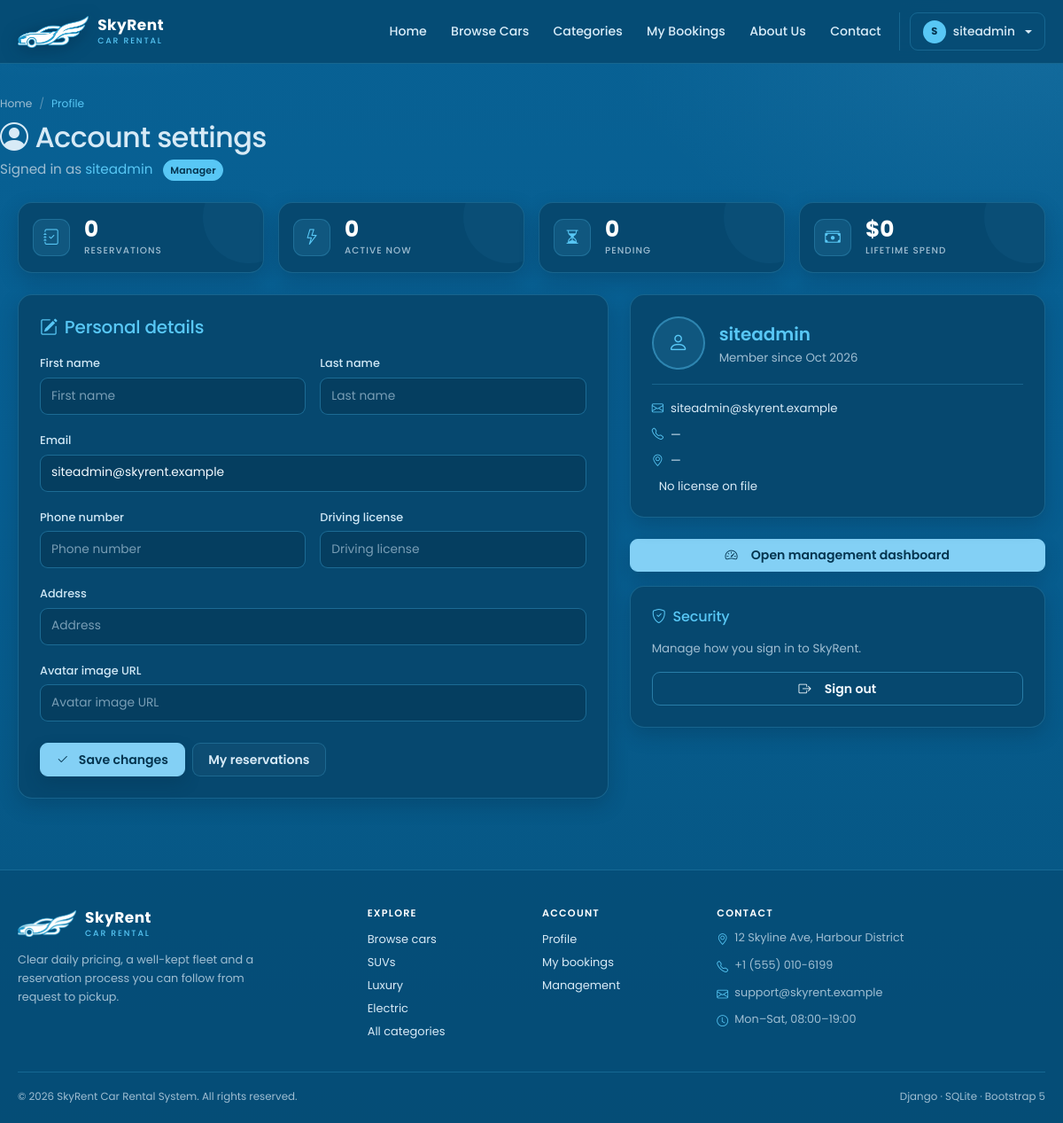
Screenshot of /accounts/profile/ (signed in) with the database file from the repository.
### accounts/models.py (models this page shows, shortened)
class Profile(models.Model):
    ROLE_CUSTOMER = "customer"
    ROLE_MANAGER = "manager"
    ROLE_CHOICES = [
        (ROLE_CUSTOMER, "Customer"),
        (ROLE_MANAGER, "Manager / Admin"),
    ]
    user = models.OneToOneField(
        settings.AUTH_USER_MODEL,
        on_delete=models.CASCADE,
        related_name="profile",
    )
    role = models.CharField(max_length=20, choices=ROLE_CHOICES, default=ROLE_CUSTOMER)
    phone = models.CharField(max_length=30, blank=True)
    address = models.CharField(max_length=255, blank=True)
    license_number = models.CharField(
        max_length=50,
        blank=True,
        help_text="Driving license number (optional)",
    )
    avatar_url = models.URLField(
        blank=True,
        help_text="Optional URL to a profile picture",
    )
    api_user_id = models.CharField(max_length=100, blank=True, null=True)
    created_at = models.DateTimeField(auto_now_add=True)
    class Meta:
        ordering = ["-created_at"]
    @property
    def is_manager(self):
        return (
            self.role == self.ROLE_MANAGER
            or self.user.is_superuser
            or self.user.is_staff
        )
    @property
    def display_name(self):
        full_name = self.user.get_full_name()
        return full_name or self.user.username

### accounts/views.py (the view)
# urls.py: path("profile/", views.profile, name="profile"),
@login_required
def profile(request):
    if request.method == "POST":
        form = ProfileForm(request.POST, instance=request.user.profile, user=request.user)
        if form.is_valid():
            form.save()
            messages.success(request, "Your profile has been updated.")
            return redirect("accounts:profile")
    else:
        form = ProfileForm(instance=request.user.profile, user=request.user)
    reservations = Booking.objects.for_user(request.user)
    stats = {
        "total": reservations.count(),
        "active": reservations.filter(status=Booking.STATUS_ACTIVE).count(),
        "pending": reservations.filter(status=Booking.STATUS_PENDING).count(),
        "completed": reservations.filter(status=Booking.STATUS_COMPLETED).count(),
        "lifetime_value": sum(
            b.total_price for b in reservations.filter(status__in=[Booking.STATUS_ACTIVE, Booking.STATUS_COMPLETED])
        ),
    }
    context = {"form": form, "stats": stats, "profile": request.user.profile}
    return render(request, "accounts/profile.html", context)

### accounts/forms.py (shortened to what this page needs)
class ProfileForm(StyledFormMixin, forms.ModelForm):
    first_name = forms.CharField(max_length=150, required=True, label="First name")
    last_name = forms.CharField(max_length=150, required=True, label="Last name")
    email = forms.EmailField(required=True)
    class Meta:
        model = Profile
        fields = ["phone", "address", "license_number", "avatar_url"]
        labels = {
            "phone": "Phone number",
            "address": "Address",
            "license_number": "Driving license",
            "avatar_url": "Avatar image URL",
        }
    def __init__(self, *args, **kwargs):
        self.user = kwargs.pop("user", None)
        super().__init__(*args, **kwargs)
        if self.user:
            self.fields["first_name"].initial = self.user.first_name
            self.fields["last_name"].initial = self.user.last_name
            self.fields["email"].initial = self.user.email
        self.order_fields(["first_name", "last_name", "email"] + list(self.fields.keys()))

### bookings/models.py (called while the page is built)
    def for_user(self, user):
        return self.filter(user=user)

### templates/accounts/profile.html (shortened to what this page needs)
{% extends "base.html" %}
{% block content %}
<div class="container page-head">
  <nav aria-label="breadcrumb">
    <ol class="breadcrumb">
      <li class="breadcrumb-item"><a href="{% url 'cars:home' %}">Home</a></li>
      <li class="breadcrumb-item active">Profile</li>
    </ol>
  </nav>
  <h1 class="h2 mt-2 mb-1"><i class="bi bi-person-circle me-2"></i>Account settings</h1>
  <p class="text-dim mb-0">Signed in as <span class="text-accent">{{ user.username }}</span>
    {% if profile.is_manager %}<span class="badge badge-active ms-2">Manager</span>{% else %}<span class="badge badge-pending ms-2">Customer</span>{% endif %}
  </p>
</div>
<div class="container pb-4">
  <div class="row g-3 mb-4">
    <div class="col-6 col-lg-3">
      <div class="card stat-card p-3">
        <div class="d-flex align-items-center gap-3">
          <div class="stat-icon"><i class="bi bi-journal-check"></i></div>
          <div>
            <div class="stat-value">{{ stats.total }}</div>
            <div class="stat-label">Reservations</div>
          </div>
        </div>
      </div>
    </div>
    <div class="col-6 col-lg-3">
      <div class="card stat-card p-3">
        <div class="d-flex align-items-center gap-3">
          <div class="stat-icon"><i class="bi bi-lightning"></i></div>
          <div>
            <div class="stat-value">{{ stats.active }}</div>
            <div class="stat-label">Active now</div>
          </div>
        </div>
      </div>
    </div>
    <div class="col-6 col-lg-3">
      <div class="card stat-card p-3">
        <div class="d-flex align-items-center gap-3">
          <div class="stat-icon"><i class="bi bi-hourglass-split"></i></div>
          <div>
            <div class="stat-value">{{ stats.pending }}</div>
            <div class="stat-label">Pending</div>
          </div>
        </div>
      </div>
    </div>
    <div class="col-6 col-lg-3">
      <div class="card stat-card p-3">
        <div class="d-flex align-items-center gap-3">
          <div class="stat-icon"><i class="bi bi-cash-stack"></i></div>
          <div>
            <div class="stat-value">${{ stats.lifetime_value|floatformat:0 }}</div>
            <div class="stat-label">Lifetime spend</div>
          </div>
        </div>
      </div>
    </div>
  </div>
  <div class="row g-4">
    <div class="col-lg-7">
      <div class="card p-4">
        <h2 class="h5 text-accent mb-3"><i class="bi bi-pencil-square me-2"></i>Personal details</h2>
        <form method="post" novalidate>
          <div class="row g-3">
            <div class="col-sm-6">
              <label class="form-label" for="{{ form.first_name.id_for_label }}">First name</label>
              {{ form.first_name }}
            </div>
            <div class="col-sm-6">
              <label class="form-label" for="{{ form.last_name.id_for_label }}">Last name</label>
              {{ form.last_name }}
            </div>
            <div class="col-12">
              <label class="form-label" for="{{ form.email.id_for_label }}">Email</label>
              {{ form.email }}
            </div>
            <div class="col-sm-6">
              <label class="form-label" for="{{ form.phone.id_for_label }}">Phone number</label>
              {{ form.phone }}
            </div>
            <div class="col-sm-6">
              <label class="form-label" for="{{ form.license_number.id_for_label }}">Driving license</label>
              {{ form.license_number }}
            </div>
            <div class="col-12">
              <label class="form-label" for="{{ form.address.id_for_label }}">Address</label>
              {{ form.address }}
            </div>
            <div class="col-12">
              <label class="form-label" for="{{ form.avatar_url.id_for_label }}">Avatar image URL</label>
              {{ form.avatar_url }}
            </div>
          </div>
          <div class="d-flex gap-2 mt-4">
            <button type="submit" class="btn btn-accent"><i class="bi bi-check2 me-1"></i>Save changes</button>
            <a href="{% url 'bookings:my_bookings' %}" class="btn btn-ghost">My reservations</a>
          </div>
        </form>
      </div>
    </div>
    <div class="col-lg-5">
      <div class="card p-4 mb-4">
        <div class="d-flex align-items-center gap-3">
          <div class="auth-avatar">
            <i class="bi bi-person"></i>
          </div>
          <div>
            <div class="fw-semibold text-accent fs-5">{{ profile.display_name }}</div>
            <div class="small text-dim">Member since {{ profile.created_at|date:"M Y" }}</div>
          </div>
        </div>
        <div class="divider my-3"></div>
        <div class="small d-flex flex-column gap-2">
          <span><i class="bi bi-envelope me-2 text-accent"></i>{{ user.email|default:"—" }}</span>
          <span><i class="bi bi-telephone me-2 text-accent"></i>{{ profile.phone|default:"—" }}</span>
          <span><i class="bi bi-geo-alt me-2 text-accent"></i>{{ profile.address|default:"—" }}</span>
          <span>{{ profile.license_number|default:"No license on file" }}</span>
        </div>
      </div>
      {% if profile.is_manager %}
        <a href="{% url 'dashboard:index' %}" class="btn btn-accent w-100 py-2 mb-3">
          <i class="bi bi-speedometer2 me-2"></i>Open management dashboard
        </a>
      {% endif %}
      <div class="card p-4">
        <h2 class="h6 text-accent mb-3"><i class="bi bi-shield-check me-2"></i>Security</h2>
        <p class="small text-dim mb-3">Manage how you sign in to SkyRent.</p>
        <form method="post" action="{% url 'accounts:logout' %}">
          <button class="btn btn-outline-accent w-100" type="submit">
            <i class="bi bi-box-arrow-right me-2"></i>Sign out
          </button>
        </form>
      </div>
    </div>
  </div>
</div>
{% endblock %}

### templates/base.html (shortened to what this page needs)
{% load static %}
<!DOCTYPE html>
<html lang="en">
<head>
  <link href="https://cdn.jsdelivr.net/npm/bootstrap@5.3.3/dist/css/bootstrap.min.css" rel="stylesheet">
  <link href="https://cdn.jsdelivr.net/npm/bootstrap-icons@1.11.3/font/bootstrap-icons.min.css" rel="stylesheet">
  <link href="{% static 'css/skyrent.css' %}" rel="stylesheet">
</head>
<body>
  <header class="site-header">
    <nav class="navbar navbar-expand-xl" aria-label="Main navigation">
      <div class="container">
        <a class="brand" href="{% url 'cars:home' %}" aria-label="SkyRent Car Rental — home">
          <img class="brand-mark" src="{% static 'img/skyrent-mark.png' %}" alt="" width="80" height="36">
          <span class="brand-text" aria-hidden="true">
            <strong>SkyRent</strong>
            <small>Car Rental</small>
          </span>
        </a>
        <div class="collapse navbar-collapse" id="mainNav">
          <ul class="navbar-nav ms-auto">
            <li class="nav-item">
              <a class="nav-link {% if request.resolver_match.url_name == 'home' %}active{% endif %}"
                 href="{% url 'cars:home' %}"
                 {% if request.resolver_match.url_name == 'home' %}aria-current="page"{% endif %}>Home</a>
            </li>
            <li class="nav-item">
              <a class="nav-link {% if request.resolver_match.app_name == 'cars' and request.resolver_match.url_name != 'home' %}active{% endif %}"
                 href="{% url 'cars:list' %}"
                 {% if request.resolver_match.app_name == 'cars' and request.resolver_match.url_name != 'home' %}aria-current="page"{% endif %}>Browse Cars</a>
            </li>
            <li class="nav-item">
              <a class="nav-link" href="{% url 'cars:home' %}#categories">Categories</a>
            </li>
            <li class="nav-item">
              <a class="nav-link {% if request.resolver_match.app_name == 'bookings' %}active{% endif %}"
                 href="{% if user.is_authenticated %}{% url 'bookings:my_bookings' %}{% else %}{% url 'accounts:login' %}?next={% url 'bookings:my_bookings' %}{% endif %}"
                 {% if request.resolver_match.app_name == 'bookings' %}aria-current="page"{% endif %}>My Bookings</a>
            </li>
            <li class="nav-item">
              <a class="nav-link" href="{% url 'cars:home' %}#about">About Us</a>
            </li>
            <li class="nav-item">
              <a class="nav-link" href="{% url 'cars:home' %}#contact">Contact</a>
            </li>
          </ul>
          <div class="nav-auth">
            {% if user.is_authenticated %}
              <div class="dropdown">
                <button class="btn btn-nav-ghost dropdown-toggle account-toggle" type="button"
                        data-bs-toggle="dropdown" aria-expanded="false" aria-haspopup="true">
                  <span class="account-avatar" aria-hidden="true">{{ user.username|first }}</span>
                  <span class="account-name">{{ user.username }}</span>
                </button>
              </div>
            {% else %}
              <a class="btn-nav-ghost" href="{% url 'accounts:login' %}">Sign In</a>
              <a class="btn-nav-cta" href="{% url 'accounts:register' %}">Register</a>
            {% endif %}
          </div>
        </div>
      </div>
    </nav>
  </header>
  <main id="main-content" tabindex="-1">
    {% block content %}{% endblock %}
  </main>
  <footer class="site-footer" id="contact">
    <div class="container">
      <div class="row g-4">
        <div class="col-lg-4">
          <a class="footer-brand" href="{% url 'cars:home' %}" aria-label="SkyRent Car Rental — home">
            <img src="{% static 'img/skyrent-mark.png' %}" alt="" width="66" height="30">
            <span class="brand-text" aria-hidden="true">
              <strong>SkyRent</strong>
              <small>Car Rental</small>
            </span>
          </a>
          <p class="mb-0 measure-38">
            Clear daily pricing, a well-kept fleet and a reservation process you can
            follow from request to pickup.
          </p>
        </div>
        <div class="col-6 col-lg-2">
          <h6>Explore</h6>
          <a href="{% url 'cars:list' %}">Browse cars</a>
          <a href="{% url 'cars:list' %}?category=SUV">SUVs</a>
          <a href="{% url 'cars:list' %}?category=Luxury">Luxury</a>
          <a href="{% url 'cars:list' %}?category=Electric">Electric</a>
          <a href="{% url 'cars:home' %}#categories">All categories</a>
        </div>
        <div class="col-6 col-lg-2">
          <h6>Account</h6>
          {% if user.is_authenticated %}
            <a href="{% url 'accounts:profile' %}">Profile</a>
            <a href="{% url 'bookings:my_bookings' %}">My bookings</a>
            {% if user.is_staff or user.is_superuser or user.profile.role == 'manager' %}
              <a href="{% url 'dashboard:index' %}">Management</a>
            {% endif %}
          {% else %}
            <a href="{% url 'accounts:login' %}">Sign in</a>
            <a href="{% url 'accounts:register' %}">Create account</a>
          {% endif %}
        </div>
        <div class="col-lg-4">
          <h6>Contact</h6>
          <div class="d-flex flex-column gap-2">
            <span class="contact-line"><i class="bi bi-geo-alt" aria-hidden="true"></i>12 Skyline Ave, Harbour District</span>
            <span class="contact-line"><i class="bi bi-telephone" aria-hidden="true"></i>+1 (555) 010-6199</span>
            <span class="contact-line"><i class="bi bi-envelope" aria-hidden="true"></i>support@skyrent.example</span>
            <span class="contact-line"><i class="bi bi-clock" aria-hidden="true"></i>Mon–Sat, 08:00–19:00</span>
          </div>
        </div>
      </div>
      <div class="footer-bottom">
        <span>&copy; {% now "Y" %} SkyRent Car Rental System. All rights reserved.</span>
        <span>Django &middot; SQLite &middot; Bootstrap 5</span>
      </div>
    </div>
  </footer>
</body>
</html>

### rows the page displays
Profile: display_name "siteadmin", created_at "Oct 2026", phone "—", address "—", license_number "No license on file"

### other values shown
{{ user.username|first }} "S"
{{ user.username }} "siteadmin"
{{ stats.total }} "0"
{{ stats.active }} "0"
{{ stats.pending }} "0"
{{ stats.lifetime_value|floatformat:0 }} "0"
{{ user.email|default:"—" }} "siteadmin@skyrent.example"
